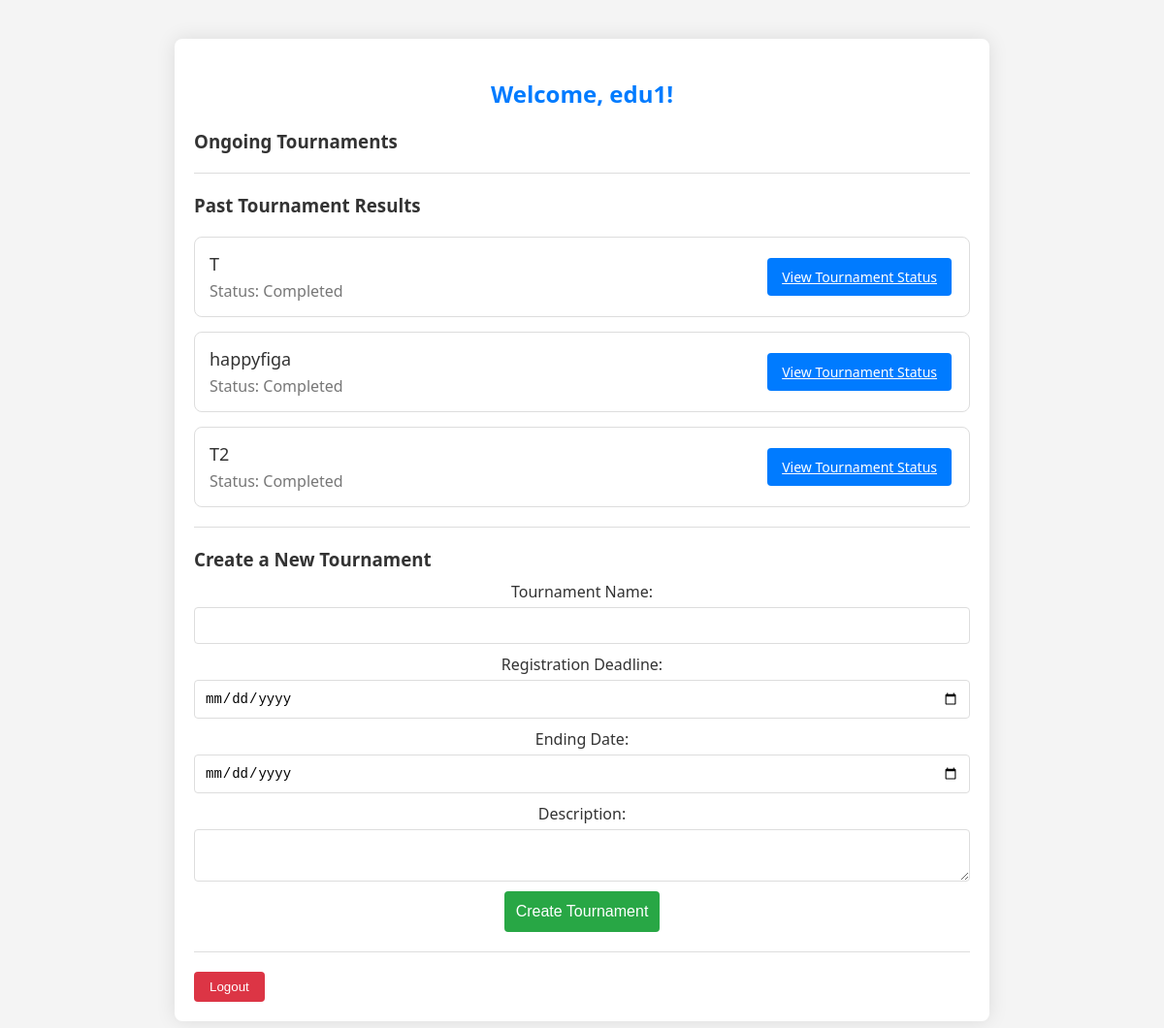
The app's page /ckbapp/educator_dashboard/ (signed in), older data.
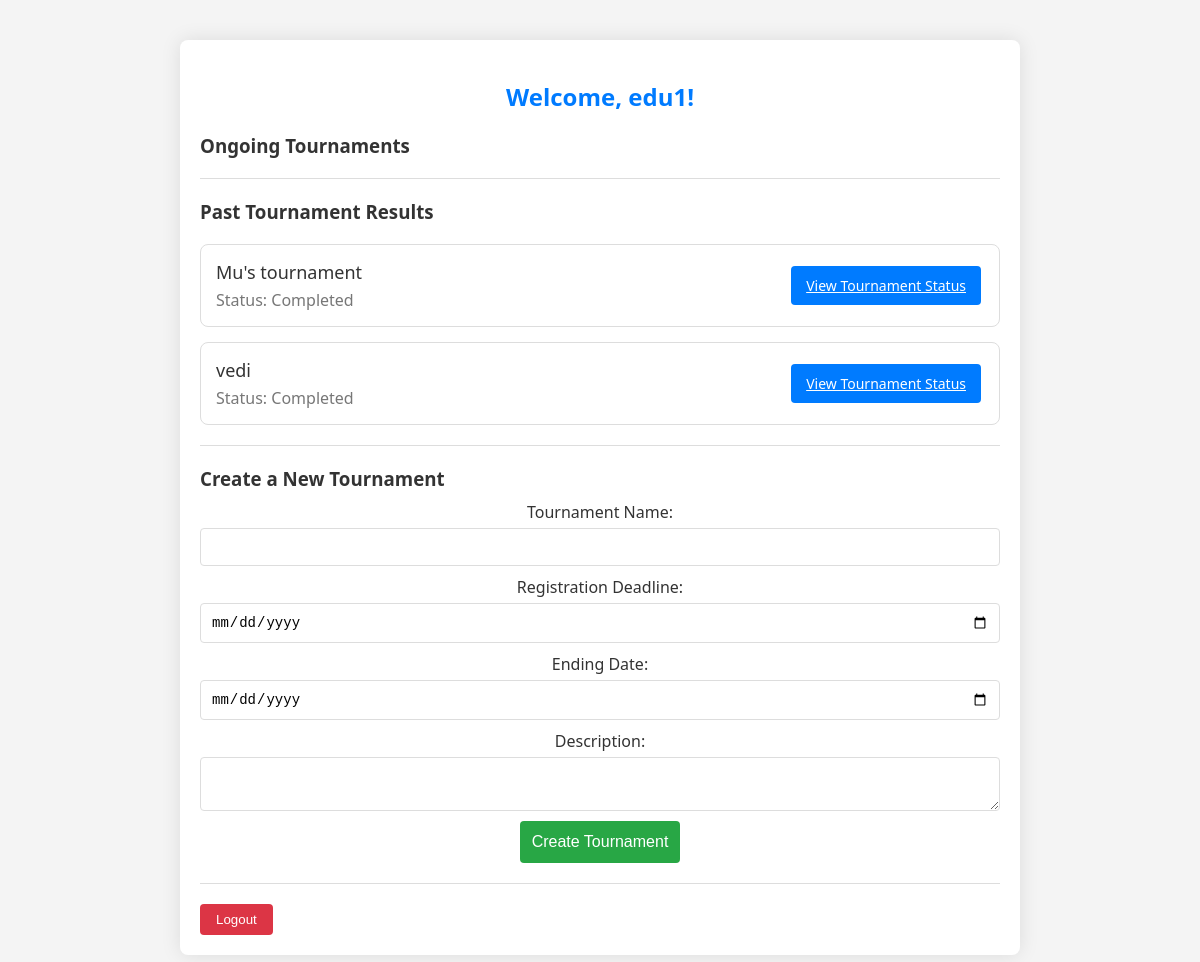
The same page, newer data.
### ckbapp/models.py (models this page shows)
class Tournament(models.Model):
    name = models.CharField(max_length=255)
    registrationDeadline = models.DateField()
    endingDate = models.DateField()
    description = models.TextField()
    creator = models.ForeignKey(Educator, on_delete=models.CASCADE, related_name='tournaments_created', default=None)
    educators = models.ManyToManyField(Educator, related_name='tournaments_managed', blank=True)
    students = models.ManyToManyField(Student, related_name='tournaments_participated', blank=True)

### ckbapp/views.py (the view, shortened to what this page needs)
# urls.py: path('educator_dashboard/', educator_dash, name='educator_dash'),
@login_required
def educator_dash(request):
    educator = request.user.educator
    ongoing_tournaments = Tournament.objects.filter(educators=educator, endingDate__gte=datetime.now().date())
    past_tournaments = Tournament.objects.filter(educators=educator, endingDate__lt=datetime.now().date())
    return render(request, 'ckbapp/educator_dashboard.html', {'ongoing_tournaments': ongoing_tournaments, 'past_tournaments': past_tournaments})

### ckbapp/templates/ckbapp/educator_dashboard.html (shortened to what this page needs)
<!DOCTYPE html>
<html lang="en">
<head>
    {% load static %}
    <link rel="stylesheet" type="text/css" href="{% static '/ckbapp/css/educator_dashboard.css' %}">
</head>
<body>
<div class="dashboard-container">
    <h2>Welcome, {{ request.user.username }}!</h2>
    <h3>Ongoing Tournaments</h3>
    <div class="separator"></div>
    <h3>Past Tournament Results</h3>
    <div class="tournament-list">
        {% for pt in past_tournaments %}
            <div class="tournament-item">
                <div class="tournament-details">
                    <div class="tournament-name">{{ pt.name }}</div>
                    <div class="tournament-status">Status: Completed</div>
                </div>
                <a href="{% url 'tournament_status_page_educator' pt.id %}" class="view-status-button">View Tournament Status</a>
            </div>
        {% endfor %}
    </div>
    <div class="separator"></div>
    <div class="create-tournament-section">
        <h3>Create a New Tournament</h3>
        <form class="create-tournament-form" action="{% url 'educator_dash' %}" method="post">
            <label for="tournament_name">Tournament Name:</label>
            <input type="text" id="tournament_name" name="tournament_name" required>
            <label for="registration_deadline">Registration Deadline:</label>
            <input type="date" id="registration_deadline" name="registration_deadline" required>
            <label for="ending_date">Ending Date:</label>
            <input type="date" id="ending_date" name="ending_date" required>
            <label for="description">Description:</label>
            <textarea id="description" name="description" required></textarea>
            <button type="submit">Create Tournament</button>
        </form>
    </div>
    <div class="separator"></div>
    <div class="logout-button">
        <form method="post" action="{% url 'logout' %}">
            <button type="submit">Logout</button>
        </form>
    </div>
</div>
</body>
</html>

### ckbapp/static/ckbapp/css/educator_dashboard.css (style rules this page uses)
body { font-family: 'Segoe UI', Tahoma, Geneva, Verdana, sans-serif; background-color: #f4f4f4; margin: 0; padding: 20px; display: flex; justify-content: center; }
.dashboard-container { background-color: #ffffff; border-radius: 8px; box-shadow: 0 0 20px rgba(0, 0, 0, 0.1); padding: 20px; margin: 20px auto; max-width: 800px; width: 100%; }
h2 { color: #007bff; text-align: center; }
h3 { color: #333333; margin-top: 20px; margin-bottom: 10px; }
.tournament-list { margin-top: 20px; }
.tournament-item { border: 1px solid #dddddd; border-radius: 8px; margin-bottom: 15px; padding: 15px; display: flex; justify-content: space-between; align-items: center; background-color: #ffffff; transition: transform 0.3s ease-in-out; }
.tournament-details { flex: 1; }
.tournament-name { font-size: 18px; color: #333333; margin-bottom: 5px; }
.tournament-status { color: #777777; }
.manage-button, .evaluate-button, .view-status-button { background-color: #007bff; color: #ffffff; padding: 10px 15px; border: none; border-radius: 4px; cursor: pointer; font-size: 14px; transition: background-color 0.3s ease-in-out; margin-right: 3px; }
.separator { margin: 20px 0; border-top: 1px solid #dddddd; }
.create-tournament-section { margin-top: 20px; }
.create-tournament-form { display: flex; flex-direction: column; align-items: center; }
.create-tournament-form label { font-size: 16px; margin-bottom: 5px; color: #333333; }
.create-tournament-form input, .create-tournament-form textarea { width: 100%; padding: 10px; font-size: 14px; border: 1px solid #dddddd; border-radius: 4px; box-sizing: border-box; margin-bottom: 10px; }
.create-tournament-form button { background-color: #28a745; color: #ffffff; padding: 12px; border: none; border-radius: 4px; cursor: pointer; font-size: 16px; width: auto; transition: background-color 0.3s ease-in-out; }
.logout-button { margin-top: 20px; }
.logout-button form { display: inline-block; }
.logout-button button { background-color: #dc3545; color: #fff; padding: 8px 16px; border: none; border-radius: 4px; cursor: pointer; }

Row changes from the older to the newer data that the page shows:
removed Tournament: name "T"
removed Tournament: name "happyfiga"
removed Tournament: name "T2"
added Tournament: name "Mu's tournament"
added Tournament: name "vedi"
